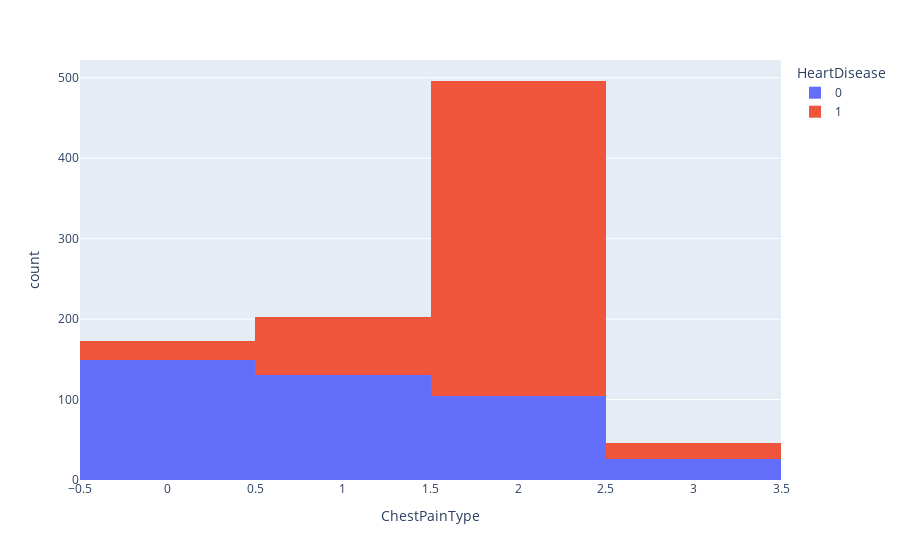

Notebook code cell kept with this figure:
### Code cell
px.histogram(heartDf,x='ChestPainType',color='HeartDisease')
# ChestPainType ['ATA' 'NAP' 'ASY' 'TA']

### Figure 1 — Plotly figure (JSON) as saved in the notebook; plotly's stock layout.template omitted (floating-point values rounded to 4 significant figures; data arrays with more than 128 entries replaced by an {"elided": "..."} marker saying what was removed)
{"data": [{"bingroup": "x", "hovertemplate": "HeartDisease=0<br>ChestPainType=%{x}<br>count=%{y}<extra></extra>", "legendgroup": "0", "marker": {"color": "#636efa", "pattern": {"shape": ""}}, "name": "0", "orientation": "v", "showlegend": true, "type": "histogram", "x": {"elided": "410 int values"}, "xaxis": "x", "yaxis": "y"}, {"bingroup": "x", "hovertemplate": "HeartDisease=1<br>ChestPainType=%{x}<br>count=%{y}<extra></extra>", "legendgroup": "1", "marker": {"color": "#EF553B", "pattern": {"shape": ""}}, "name": "1", "orientation": "v", "showlegend": true, "type": "histogram", "x": {"elided": "508 int values"}, "xaxis": "x", "yaxis": "y"}], "layout": {"barmode": "relative", "legend": {"title": {"text": "HeartDisease"}, "tracegroupgap": 0}, "margin": {"t": 60}, "xaxis": {"anchor": "y", "domain": [0, 1], "title": {"text": "ChestPainType"}}, "yaxis": {"anchor": "x", "domain": [0, 1], "title": {"text": "count"}}}}
